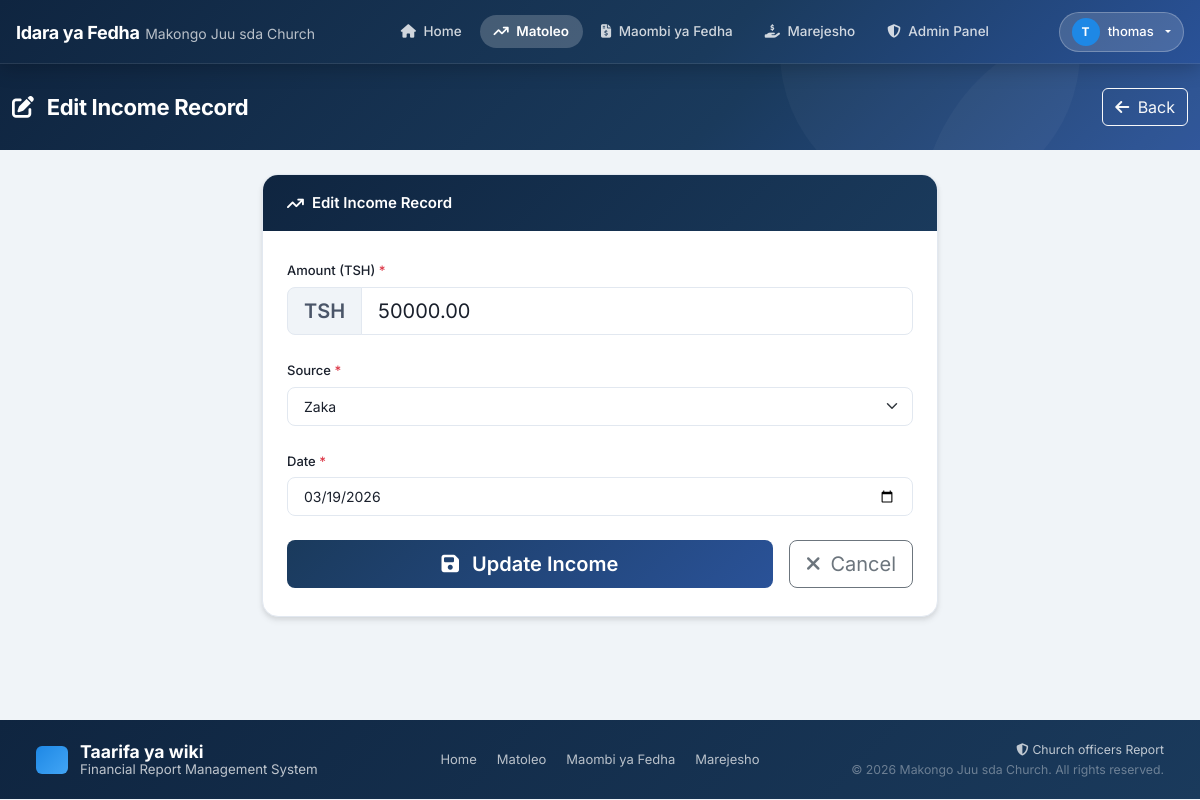
Screenshot of /income/1/edit/ (signed in) with the database file from the repository.
### dashboard/models.py (models this page shows, shortened)
class Income(models.Model):
    source = models.CharField(max_length=20, choices=INCOME_SOURCE_CHOICES, default='other')
    source_name = models.CharField(max_length=200, blank=True, help_text="Custom source name for 'Other' income")
    amount = models.DecimalField(max_digits=20, decimal_places=2)
    date = models.DateField(default=timezone.now)
    description = models.TextField(blank=True)
    department = models.CharField(max_length=50, choices=DEPARTMENT_CHOICES, blank=True)
    created_by = models.ForeignKey(User, on_delete=models.SET_NULL, null=True, blank=True, related_name='incomes')
    created_at = models.DateTimeField(auto_now_add=True)
    updated_at = models.DateTimeField(auto_now=True)
    class Meta:
        ordering = ['-date', '-created_at']

### dashboard/views.py (the view)
# urls.py: path('income/<int:pk>/edit/', views.income_edit, name='income_edit'),
def income_edit(request, pk):
    if not is_user_or_admin(request.user):
        messages.error(request, 'Please login to edit income.')
        return redirect('login')
    income = get_object_or_404(Income, pk=pk)
    next_url = request.GET.get('next') or request.POST.get('next')
    if request.method == 'POST':
        form = IncomeForm(request.POST, instance=income)
        if form.is_valid():
            form.save()
            messages.success(request, 'Income record updated successfully!')
            return redirect(next_url or 'income')
    else:
        form = IncomeForm(instance=income)
    return render(request, 'dashboard/income_form.html', {
        'form': form, 'action': 'Edit', 'income': income, 'active_tab': 'income',
        'next_url': next_url,
    })

### dashboard/forms.py
class IncomeForm(forms.ModelForm):
    class Meta:
        model = Income
        fields = ['source', 'source_name', 'amount', 'date']
        widgets = {
            'source': forms.Select(attrs={'class': 'form-select'}),
            'source_name': forms.TextInput(attrs={'class': 'form-control', 'placeholder': 'Custom source name (for "Other")'}),
            'amount': forms.NumberInput(attrs={'class': 'form-control', 'placeholder': '0.00', 'step': '0.01'}),
            'date': forms.DateInput(attrs={'class': 'form-control', 'type': 'date'}),
        }
    def __init__(self, *args, **kwargs):
        super().__init__(*args, **kwargs)
        self.fields['source'].choices = [('', '-- Select Source --')] + list(INCOME_SOURCE_CHOICES)
        self.fields['source_name'].required = False

### dashboard/views.py (called while the page is built)
def is_user_or_admin(user):
    return user.is_authenticated

### templates/dashboard/income_form.html (shortened to what this page needs)
{% extends 'base.html' %}
{% load static %}
{% block content %}
<div class="page-wrapper">
    <div class="page-header">
        <div class="container-fluid">
            <div class="row align-items-center">
                <div class="col">
                    <h1 class="page-title">
                        <i class="fas fa-{% if action == 'Add' %}plus-circle{% else %}edit{% endif %} me-2"></i>
                        {{ action }} Income Record
                    </h1>
                </div>
                <div class="col-auto">
                    <a href="{% url 'income' %}" class="btn btn-outline-light">
                        <i class="fas fa-arrow-left me-1"></i> Back
                    </a>
                </div>
            </div>
        </div>
    </div>
    <div class="container-fluid py-4">
        <div class="row justify-content-center">
            <div class="col-lg-7">
                <div class="form-card">
                    <div class="form-card-header">
                        <i class="fas fa-arrow-trend-up me-2"></i>
                        {% if action == 'Add' %}New Income Entry{% else %}Edit Income Record{% endif %}
                    </div>
                    <div class="form-card-body">
                        <form method="post" id="incomeForm">
                            <div class="mb-4">
                                <label class="form-label fw-500">Amount (TSH) <span class="text-danger">*</span></label>
                                <div class="input-group input-group-lg">
                                    <span class="input-group-text fw-600">TSH</span>
                                    <input type="number" name="amount" class="form-control"
                                           placeholder="0.00" step="0.01" min="0"
                                           value="{{ form.amount.value|default:'' }}" required>
                                </div>
                            </div>
                            <div class="mb-4">
                                <label class="form-label fw-500">Source <span class="text-danger">*</span></label>
                                <select name="source" id="id_source" class="form-select form-select-lg" required>
                                    <option value="zaka" {% if form.source.value == 'zaka' %}selected{% endif %}>Zaka</option>
                                </select>
                            </div>
                            <div class="mb-4">
                                <label class="form-label fw-500">Date <span class="text-danger">*</span></label>
                                <input type="date" name="date" class="form-control form-control-lg"
                                       value="{{ form.date.value|date:'Y-m-d'|default:'' }}" required>
                            </div>
                            <div class="d-flex gap-3">
                                <button type="submit" class="btn btn-primary btn-lg flex-fill">
                                    <i class="fas fa-save me-2"></i>
                                    {% if action == 'Add' %}Save Income{% else %}Update Income{% endif %}
                                </button>
                                {% if next_url %}
                                <a href="{{ next_url }}" class="btn btn-outline-secondary btn-lg">
                                    <i class="fas fa-times me-1"></i> Cancel
                                </a>
                                {% else %}
                                <a href="{% url 'income' %}" class="btn btn-outline-secondary btn-lg">
                                    <i class="fas fa-times me-1"></i> Cancel
                                </a>
                                {% endif %}
                            </div>
                        </form>
                    </div>
                </div>
            </div>
        </div>
    </div>
</div>
{% endblock %}

### templates/base.html (shortened to what this page needs)
{% load static %}
<!DOCTYPE html>
<html lang="en">
<head>
    <link href="https://cdn.jsdelivr.net/npm/bootstrap@5.3.2/dist/css/bootstrap.min.css" rel="stylesheet">
    <link href="https://cdnjs.cloudflare.com/ajax/libs/font-awesome/6.5.0/css/all.min.css" rel="stylesheet">
    <link href="{% static 'css/dashboard.css' %}" rel="stylesheet">
</head>
<body>
<nav class="navbar navbar-expand-lg navbar-dark top-navbar fixed-top">
    <div class="container-fluid px-3">
        <a class="navbar-brand d-flex align-items-center gap-2" href="{% url 'home' %}">
            <div>
                <span class="brand-name">Idara ya Fedha</span>
                <span class="brand-sub d-none d-sm-inline">Makongo Juu sda Church</span>
            </div>
        </a>
        <div class="collapse navbar-collapse" id="navbarNav">
            <ul class="navbar-nav mx-auto gap-1">
                <li class="nav-item">
                    <a class="nav-link nav-pill {% if active_tab == 'home' %}active{% endif %}" href="{% url 'home' %}">
                        <i class="fas fa-home me-1"></i> Home
                    </a>
                </li>
                <li class="nav-item">
                    <a class="nav-link nav-pill {% if active_tab == 'income' %}active{% endif %}" href="{% url 'income' %}">
                        <i class="fas fa-arrow-trend-up me-1"></i> Matoleo
                    </a>
                </li>
                <li class="nav-item">
                    <a class="nav-link nav-pill {% if active_tab == 'expenses' %}active{% endif %}" href="{% url 'expenses' %}">
                        <i class="fas fa-file-invoice-dollar me-1"></i> Maombi ya Fedha
                    </a>
                </li>
                <li class="nav-item">
                    <a class="nav-link nav-pill {% if active_tab == 'retirement' %}active{% endif %}" href="{% url 'retirement' %}">
                        <i class="fas fa-hand-holding-dollar me-1"></i> Marejesho
                    </a>
                </li>
                {% if user.is_authenticated %}
                    {% if user.profile.role == 'admin' or user.is_superuser %}
                    <li class="nav-item">
                        <a class="nav-link nav-pill {% if active_tab == 'admin' %}active{% endif %}" href="{% url 'admin_dashboard' %}">
                            <i class="fas fa-shield-halved me-1"></i> Admin Panel
                        </a>
                    </li>
                    {% endif %}
                {% endif %}
            </ul>
            <div class="d-flex align-items-center gap-2">
                {% if user.is_authenticated %}
                    <div class="dropdown">
                        <button class="btn btn-user-pill dropdown-toggle" type="button" data-bs-toggle="dropdown">
                            <div class="user-avatar">{{ user.username|first|upper }}</div>
                            <span class="d-none d-md-inline">{{ user.get_full_name|default:user.username }}</span>
                        </button>
                    </div>
                {% endif %}
            </div>
        </div>
    </div>
</nav>
<main class="main-content">
    {% block content %}{% endblock %}
</main>
<footer class="site-footer">
    <div class="container-fluid">
        <div class="row align-items-center">
            <div class="col-md-4 mb-3 mb-md-0">
                <div class="d-flex align-items-center gap-2">
                    <div class="brand-icon-sm" style="display:flex;align-items:center;width:32px;height:28px;margin-right:4px;"></div>
                    <div style="line-height:1.1;">
                        <div class="fw-700 text-white" style="font-size:1.1rem;">Taarifa ya wiki</div>
                        <small class="text-light opacity-75" style="font-size:0.95em;">Financial Report Management System</small>
                    </div>
                </div>
            </div>
            <div class="col-md-4 text-center mb-3 mb-md-0">
                <div class="footer-links">
                    <a href="{% url 'home' %}">Home</a>
                    <a href="{% url 'income' %}">Matoleo</a>
                    <a href="{% url 'expenses' %}">Maombi ya Fedha</a>
                    <a href="{% url 'retirement' %}">Marejesho</a>
                </div>
            </div>
            <div class="col-md-4 text-md-end">
                <div class="text-light opacity-75 small">
                    <i class="fas fa-shield-alt me-1"></i>Church officers Report<br>
                    <span class="opacity-50">&copy; 2026 Makongo Juu sda Church. All rights reserved.</span>
                </div>
            </div>
        </div>
    </div>
</footer>
</body>
</html>

### rows the page displays
Income: amount "50000.00", source "Zaka", date "03/19/2026"

### other values shown
{{ user.username|first|upper }} "T"
{{ user.get_full_name|default:user.username }} "thomas"
{{ action }} "Edit"
